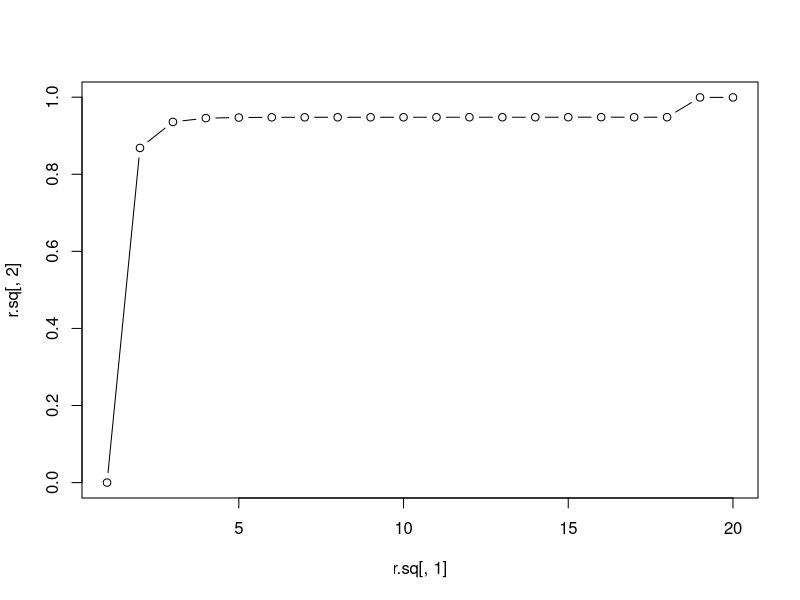
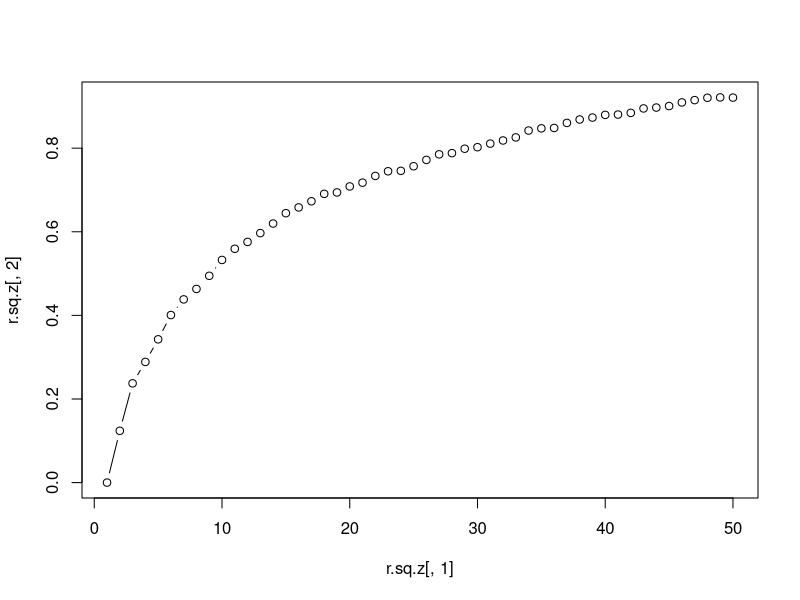
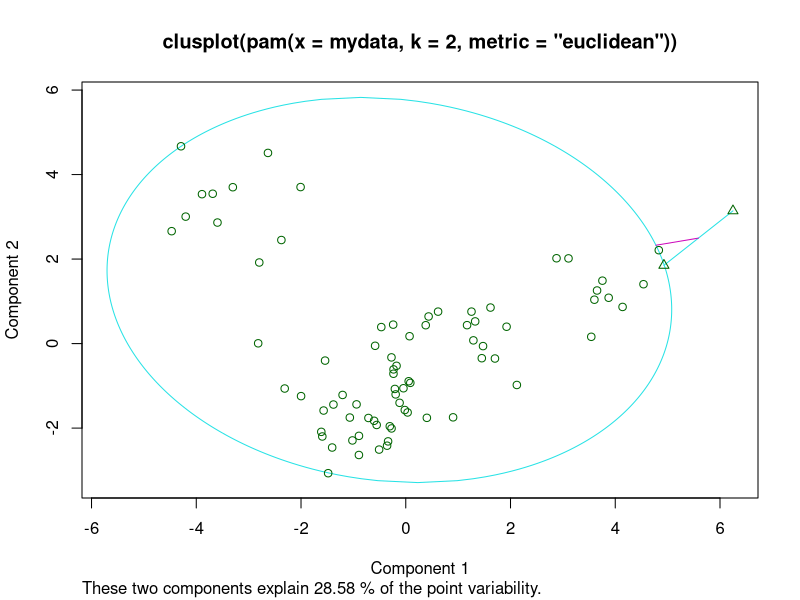
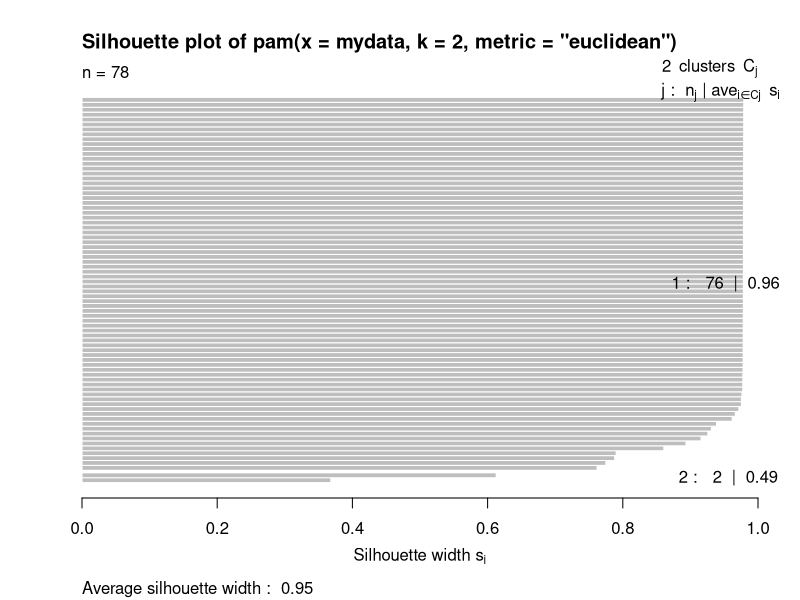
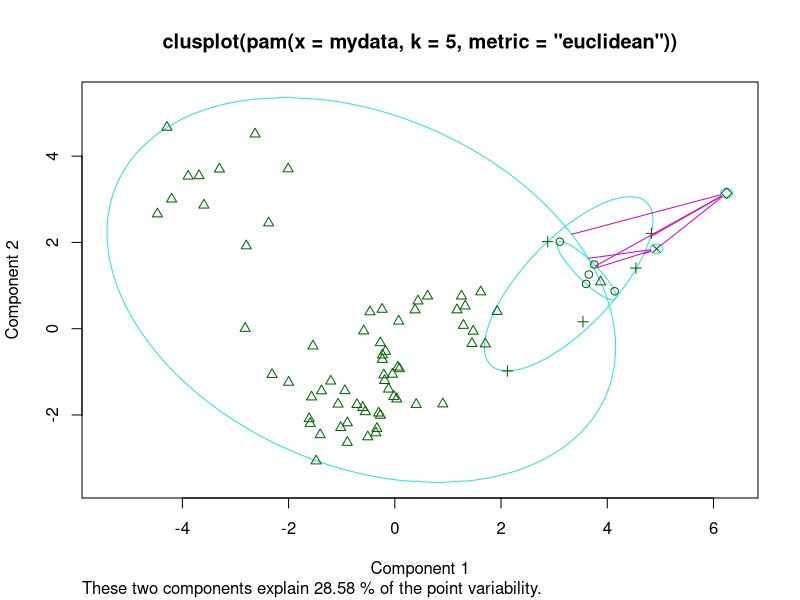
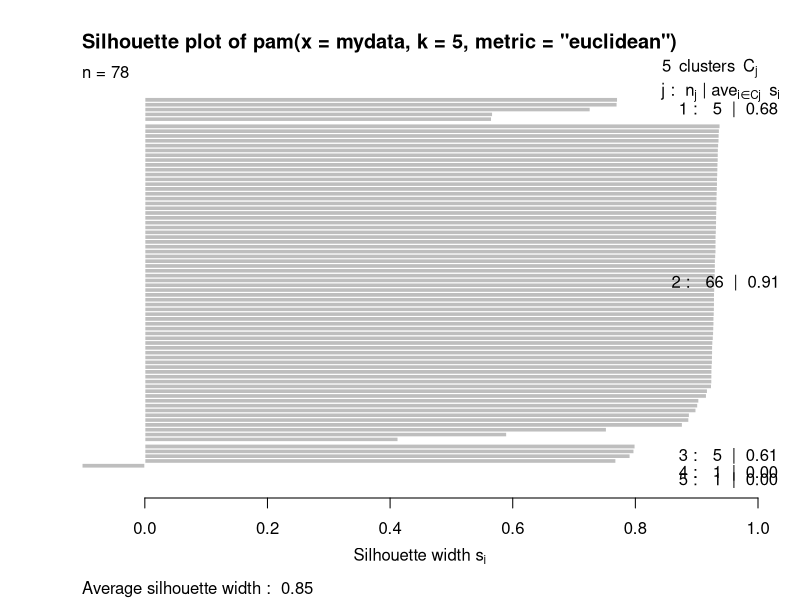
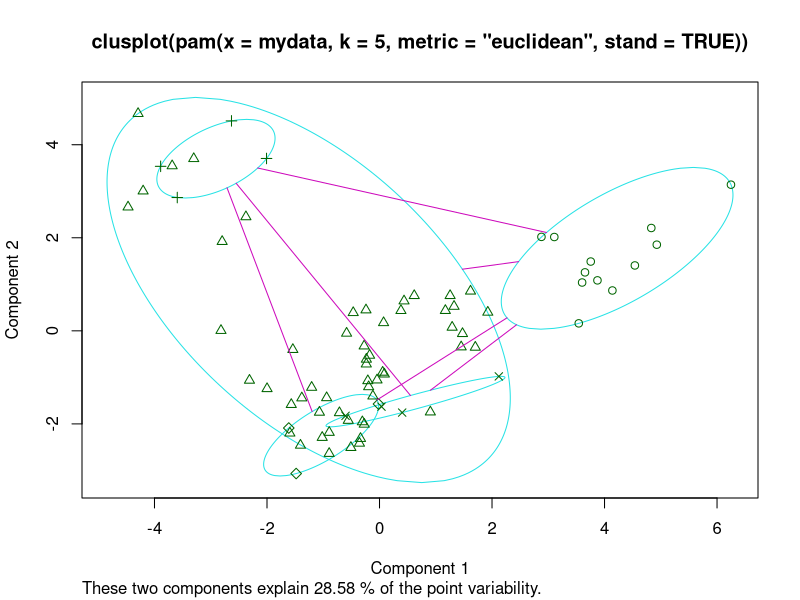
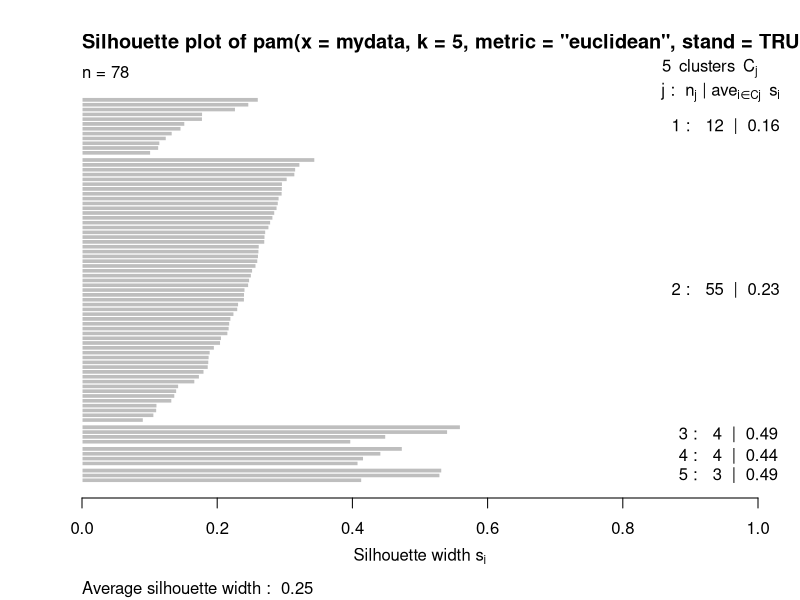

The R script that drew these images, in order:
# Partitioning methods (nonhierarchical clustering) 
# Plant Trait Data from cluster package

# No data splitting!
# No pairwise scatterplot matrix (too many variables)

library(cluster)


### Note: Most of these data are factors, primarily binary, but a few are ordinal.  
###   I AM TREating them as numerical (0-1 for binary, scores 1...c for ordinal).
###   THIS IS PROBABLY INAPPROPRIATE!  But the data is nicder than others I've tried...
## Need to convert data to a numerical matrix.

mydata <- data.matrix(na.omit((plantTraits)))
mydata.z <- scale(mydata)

##################################################################
# kmeans{stats} does k-means clustering.  centers= gives K (# clusters).
#     centers= can also be used to offer initial cluster centers 
#  Recommend trying several starts
##################################################################

# Uncentered data.  Can retry with externally centered data

# First, show overall mean and total ss
km.fit <- kmeans(x=mydata, centers=1, nstart=1)
km.fit

# SHow a single k-means fit using 10 starts.  
#  (No idea how many is enough.  It is problem-dependent.)
km.fit5 <- kmeans(x=mydata, centers=5, nstart=10)
km.fit5

# Run a function to compute "R-square" for many cluster sizes.
kvals <- c(1:20)
r.sq <- matrix(0,nrow=length(kvals), ncol=2)
row <- 0
for(k in kvals){
  row <- row+1
  fit <- kmeans(x=mydata, centers=k, nstart=5)
  r.sq[row,] <- c(k,fit$betweenss/fit$totss) 
}
r.sq
win.graph(h=7, w=6, pointsize=12)
plot(x=r.sq[,1], y=r.sq[,2], type="b")

#####################
# Repeat for standardized data
######################
  

# SHow a single k-means fit using 10 starts
km.fit5.z <- kmeans(x=mydata.z, centers=5, nstart=10)
km.fit5.z
km.fit5.z$totss

# Run a function to compute "R-square" for many cluster sizes.
kvals <- c(1:50)
r.sq.z <- matrix(0,nrow=length(kvals), ncol=2)
row <- 0
for(k in kvals){
  row <- row+1
  fit <- kmeans(x=mydata.z, centers=k, nstart=5)
  r.sq.z[row,] <- c(k,fit$betweenss/fit$totss) 
}

win.graph(h=7, w=6, pointsize=12)
plot(x=r.sq.z[,1], y=r.sq.z[,2], type="b")

####################################################
# Now show the more-robust Partitioning around medioids (PAM)
#  Naturally this is done in pam{cluster}
#  Mostly the same options as in diana()
####################################################


# First, try 2 clusters, fo no reason but simplicity

pam.fit.2 <- pam(x=mydata, k=2, metric="euclidean")
pam.fit.2
summary(pam.fit.2)
win.graph(h=7, w=15, pointsize=12)
plot(pam.fit.2, which.plots=1)
win.graph(h=7, w=15, pointsize=12)
plot(pam.fit.2, which.plots=2)

# Next try 5, for no reason but to see what happens

pam.fit.5 <- pam(x=mydata, k=5, metric="euclidean")
pam.fit.5
summary(pam.fit.5)
win.graph(h=7, w=15, pointsize=10)
plot(pam.fit.5, which.plots=1)
win.graph(h=7, w=15, pointsize=10)
plot(pam.fit.5, which.plots=2)

# Next, add standardization

pam.fit.5.z <- pam(x=mydata, k=5, metric="euclidean", stand=TRUE)
pam.fit.5.z
summary(pam.fit.5.z)
win.graph(h=7, w=15, pointsize=10)
plot(pam.fit.5.z, which.plots=1)
win.graph(h=7, w=15, pointsize=10)
plot(pam.fit.5.z, which.plots=2)


# Run a function to compute average slihouette width for many cluster sizes.
kvals <- c(2:50)
sil.z <- matrix(0,nrow=length(kvals), ncol=2)
row <- 0
for(k in kvals){
  row <- row+1
  fit <- pam(x=mydata.z, k=k, metric="euclidean", stand=TRUE)
  sil.z[row,] <- c(k,fit$silinfo$avg.width) 
}

win.graph(h=7, w=6, pointsize=12)
plot(x=sil.z[,1], y=sil.z[,2], type="b")
